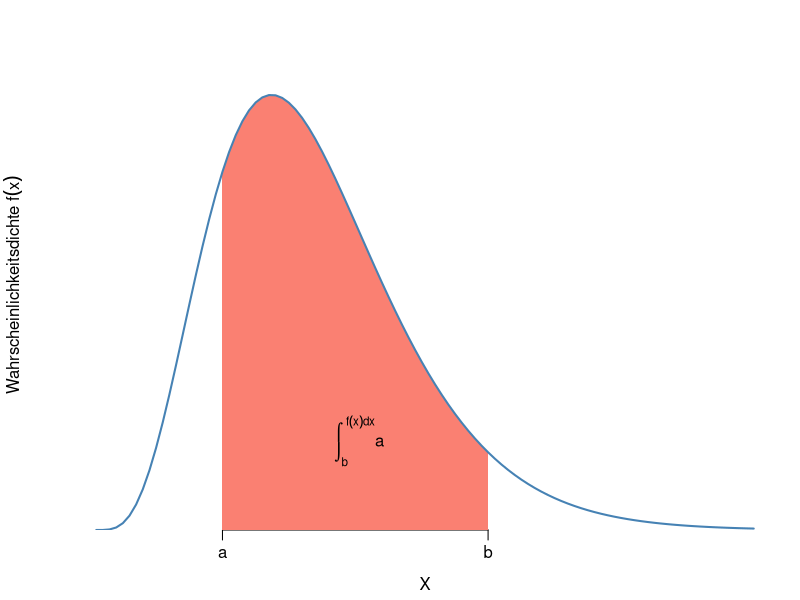
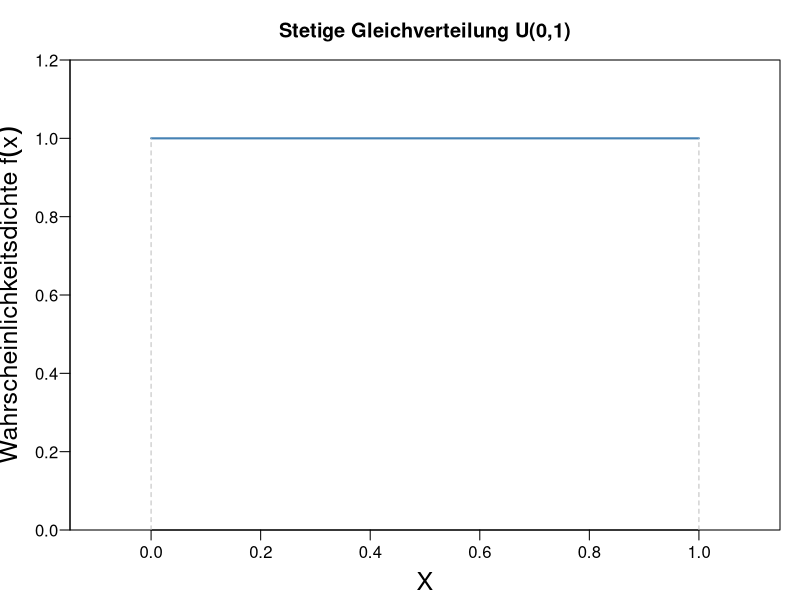
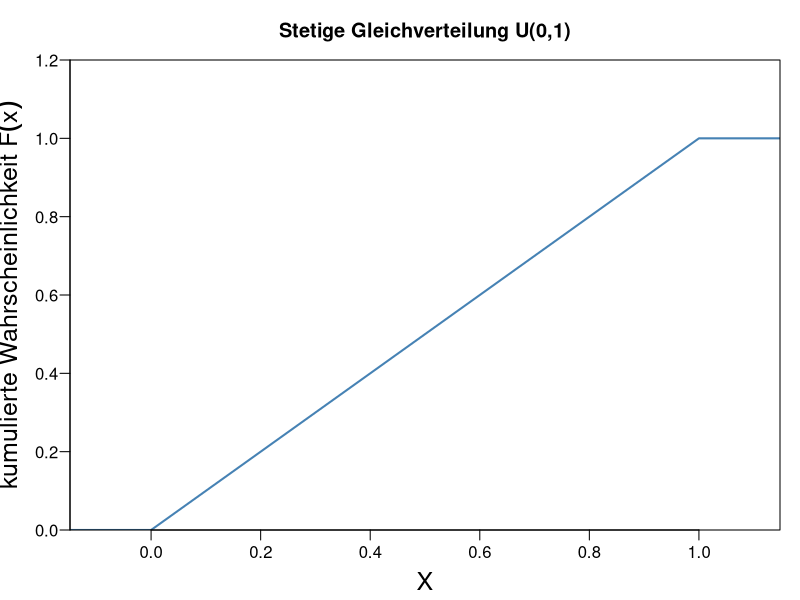
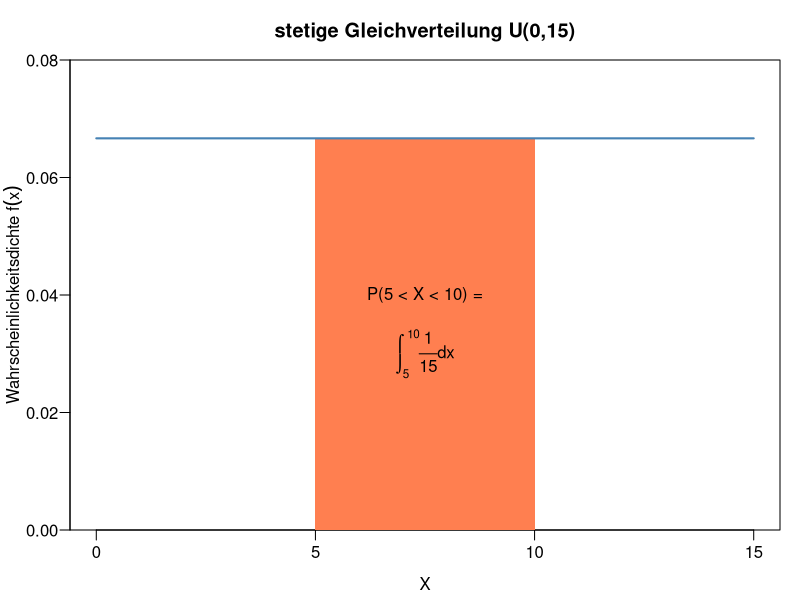

Write the R code that produced these figures, in order.
## ---- chunk 1
#| label: dichtearea1
x<-seq(0,30,length=100) 
y2<-dchisq(x,df=10) 
par(mar=c(3.5,3.5,2,1), 
    mgp=c(2.2,0.6,0))
plot(x, y2, 
     xlim=c(0, 30), 
     ylim=c(0, 0.11), 
     type="n", 
     xlab="X", 
     ylab=expression("Wahrscheinlichkeitsdichte " * f(x)), 
     yaxs="i", 
     axes=FALSE) 
axis(side=1, at=c(x[20],x[60]), labels=c("a","b"))
polygon(c(x[20], x[20:60],x[60]), 
        c(0, y2[20:60],0), 
        col="salmon", 
        lty=0) 
lines(x, y2, type="l", col="steelblue", lwd=2)
text(12, 0.02, expression(integral(a, b, f(x) * dx)))

## ---- chunk 2
#| label: kontinuniform
par(mar=c(3.5,3.5,3,1), 
    mgp=c(2.2,0.6,0), 
    las=1)
x <- seq(0, 1, length=10)
y <- dunif(x, min=0, max=1)
plot(x, y, 
     type="l", 
     xlab="X", 
     xlim=c(-0.1,1.1), 
     ylim=c(0,1.2), 
     ylab=expression("Wahrscheinlichkeitsdichte " * f(x)), 
     main="Stetige Gleichverteilung U(0,1)", 
     yaxs="i", 
     col="steelblue", 
     lwd=2,
     cex.lab = 1.5)
segments(0,0,0,1, lty=2, col="gray")
segments(1,0,1,1, lty=2, col="gray")

## ---- chunk 3
#| label: lineargrowth
par(mar=c(3.5, 3.5, 3, 1), 
    mgp=c(2.2, 0.6, 0), las=1)
x <- seq(0, 1, length=10)
y <- punif(x, min=0, max=1)
plot(c(-0.2,x,1.2), c(0,y,1), 
     type="l", 
     xlab="X", 
     xlim=c(-0.1,1.1), 
     ylim=c(0,1.2), 
     ylab=expression("kumulierte Wahrscheinlichkeit " * F(x)), 
     main="Stetige Gleichverteilung U(0,1)", 
     yaxs="i", 
     col="steelblue", 
     lwd=2,
     cex.lab = 1.5)
## ---- chunk 4
#| label: buswartezeit
par(mar=c(3.5,3.5,3,1), 
    mgp=c(2.2,0.6,0), 
    las=1)
x <- seq(0, 15, by=5)
y <- dunif(x, min=0, max=15)
plot(x, y, 
     type="n", 
     ylim=c(0, 0.08), 
     xlab="X", 
     ylab=expression("Wahrscheinlichkeitsdichte " * f(x)), 
     main="stetige Gleichverteilung U(0,15)", 
     yaxs="i")
polygon(c(x[2], x[2], x[3], x[3]), 
        c(0, y[1], y[2], 0), 
        col="coral", 
        lty=0)
lines(x, y, col="steelblue", lwd=2)
text(7.5, 0.04, "P(5 < X < 10) =")
text(7.5, 0.03, expression(integral(frac(1,15) * dx, 5, 10)))
